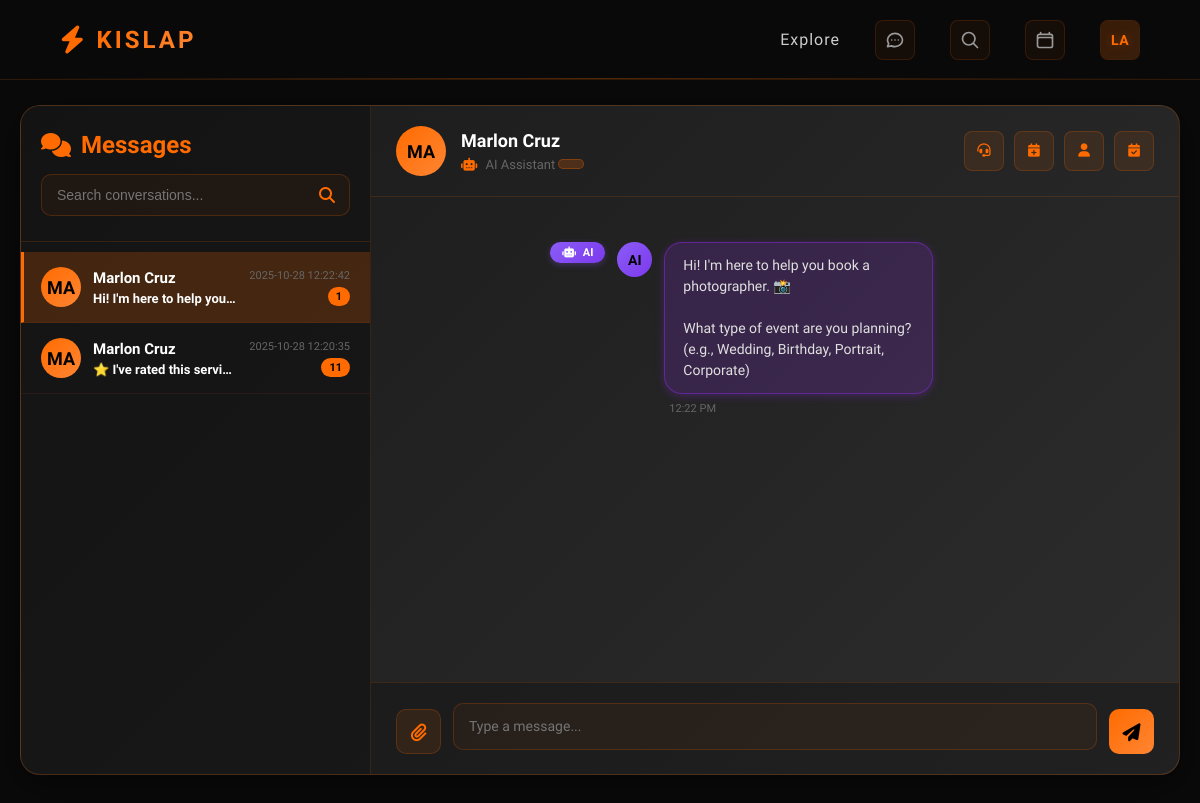
Page /index.php?controller=Chat&action=view&conversation_id=4 (signed in) on the committed database.
### tables this page shows
CREATE TABLE `conversations` (
  `conversation_id` int(11) NOT NULL,
  `user_id` int(11) NOT NULL,
  `worker_id` int(11) NOT NULL,
  `type` enum('ai','direct') DEFAULT 'direct',
  `booking_status` enum('pending_ai','pending_worker','pending_confirmation','negotiating','confirmed','awaiting_deposit','deposit_paid','in_progress','awaiting_final_payment','completed','rated','cancelled','requires_info') DEFAULT 'pending_ai',
  `created_at` timestamp NOT NULL DEFAULT current_timestamp(),
  `updated_at` timestamp NOT NULL DEFAULT current_timestamp() ON UPDATE current_timestamp()
);

CREATE TABLE `messages` (
  `message_id` int(11) NOT NULL,
  `conversation_id` int(11) NOT NULL,
  `sender_id` int(11) NOT NULL,
  `sender_type` enum('user','worker','ai') NOT NULL,
  `message_text` text NOT NULL,
  `is_read` tinyint(1) DEFAULT 0,
  `sent_at` timestamp NOT NULL DEFAULT current_timestamp()
);

### views/home/messages.php (the view, shortened to what the rows shown need)
<?php
$conversations = $conversations ?? [];
$activeConversation = $activeConversation ?? null;
$messages = $messages ?? [];
$recipientInfo = $recipientInfo ?? null;
?>
<!DOCTYPE html>
<html lang="en">
<head>
    <link href="https://cdnjs.cloudflare.com/ajax/libs/font-awesome/6.4.0/css/all.min.css" rel="stylesheet">
    <link rel="stylesheet" href="/Kislap/public/css/style.css" type="text/css">
    <link rel="stylesheet" href="/Kislap/public/css/messages.css" type="text/css">
    <link rel="stylesheet" href="/Kislap/public/css/package-cards.css" type="text/css">
</head>
<body>
<?php require __DIR__ . '/../shared/navbar.php'; ?>
<div class="messages-container">
    <div class="messages-wrapper">
        <div class="conversations-sidebar">
            <div class="sidebar-header">
                <h2><i class="fas fa-comments"></i> Messages</h2>
            </div>
            <div class="conversations-list" id="conversationsList">
                <?php if (empty($conversations)): ?>
                    <div class="empty-state-sidebar">
                        <i class="fas fa-inbox"></i>
                        <h3>No conversations yet</h3>
                        <p>Start a conversation to see it here!</p>
                    </div>
                <?php else: ?>
                    <?php foreach ($conversations as $conv): ?>
                        <?php
                        $convId = $conv['conversation_id'] ?? 0;
                        $otherUserName = $conv['other_user_name'] ?? 'Unknown User';
                        $lastMessage = $conv['last_message'] ?? 'No messages yet';
                        $lastMessageTime = $conv['last_message_time'] ?? '';
                        $unreadCount = $conv['unread_count'] ?? 0;
                        $isActive = isset($activeConversation['conversation_id']) && $convId == $activeConversation['conversation_id'];
                        ?>
                        <div class="conversation-item <?php echo $isActive ? 'active' : ''; ?> <?php echo $unreadCount > 0 ? 'unread' : ''; ?>"
                             onclick="loadConversation(<?php echo $convId; ?>)">
                            <div class="conversation-header">
                                <div class="user-avatar">
                                    <?php echo strtoupper(substr($otherUserName, 0, 2)); ?>
                                </div>
                                <div class="conversation-info">
                                    <div class="conversation-name"><?php echo htmlspecialchars($otherUserName); ?></div>
                                    <div class="conversation-preview"><?php echo htmlspecialchars($lastMessage); ?></div>
                                </div>
                                <div class="conversation-meta">
                                    <span class="conversation-time"><?php echo htmlspecialchars($lastMessageTime); ?></span>
                                    <?php if ($unreadCount > 0): ?>
                                        <span class="unread-badge"><?php echo $unreadCount; ?></span>
                                    <?php endif; ?>
                                </div>
                            </div>
                        </div>
                    <?php endforeach; ?>
                <?php endif; ?>
            </div>
        </div>
        <div class="chat-area">
            <?php if ($activeConversation && $recipientInfo): ?>
                            <?php
                            $recipientName = $recipientInfo['name'] ?? 'User';
                                ?>
                <div class="messages-area" id="messagesArea">
                    <?php if (!empty($messages)): ?>
                        <?php foreach ($messages as $msg): ?>
                            <?php
                            $senderId = $msg['sender_id'] ?? 0;
                            $senderType = $msg['sender_type'] ?? 'user';
                            $messageText = $msg['message_text'] ?? '';
                            $sentAt = $msg['sent_at'] ?? '';
                            $currentUserId = $user['user_id'] ?? ($worker['worker_id'] ?? 0);
                            $currentUserType = $user ? 'user' : 'worker';
                            $isSent = ($senderId == $currentUserId && $senderType == $currentUserType);
                            if ($senderId == 0 || $senderType === 'bot' || $senderType === 'ai') {
                                $senderName = 'AI Assistant';
                                $messageClass = 'bot-message';
                            } elseif ($isSent) {
                                $senderName = 'You';
                                $messageClass = 'sent';
                            } else {
                                $senderName = $recipientName ?? 'Other User';
                                $messageClass = 'received';
                            }
                            ?>
                            <div class="message-group <?php echo $messageClass; ?>"><?php if ($senderId == 0 || $senderType === 'bot' || $senderType === 'ai'): ?>
                                    <div class="bot-badge"><i class="fas fa-robot"></i> AI</div>
                                <?php endif; ?>
                                <div class="message-avatar">
                                    <?php
                                    $senderPicture = null;
                                    if ($isSent) {
                                        $senderPicture = $user['profilePhotoUrl'] ?? $worker['profile_photo'] ?? null;
                                    } else {
                                        $senderPicture = $recipientInfo['profile_picture'] ?? null;
                                    }
                                    if ($senderPicture && file_exists($_SERVER['DOCUMENT_ROOT'] . $senderPicture)):
                                        ?>
                                        <img src="<?php echo htmlspecialchars($senderPicture); ?>" alt="Avatar">
                                    <?php else: ?>
                                        <?php echo strtoupper(substr($senderName, 0, 2)); ?>
                                    <?php endif; ?>
                                </div>
                                <div class="message-content">
                                    <div class="message-bubble">
                                        <?php echo nl2br(htmlspecialchars($messageText)); ?>
                                    </div>
                                    <span class="message-time">
                                        <?php echo $sentAt ? date('h:i A', strtotime($sentAt)) : ''; ?>
                                    </span>
                                </div>
                            </div>
                        <?php endforeach; ?>
                    <?php endif; ?>
                </div>
            <?php endif; ?>
        </div>
    </div>
</div>
</body>
</html>

### rows in the picture
conversations: otherUserName "MA", otherUserName "Marlon Cruz", lastMessage "Hi! I'm here to help you…", lastMessageTime "2025-10-28 12:22:42", unreadCount "1"
conversations: otherUserName "MA", otherUserName "Marlon Cruz", lastMessage "⭐ I've rated this servi…", lastMessageTime "2025-10-28 12:20:35", unreadCount "11"
messages: shows "AI", sender "AI", message_text "Hi! I'm here to help you book a photographer. 📸 What type of event are you planning? (e.g., Wedding, Birthday, Portrait, Corporate)", sent_at "12:22 PM"

### other values in the picture
$initials "LA"
substr($recipientName, 0, 2) "MA"
$recipientName "Marlon Cruz"
